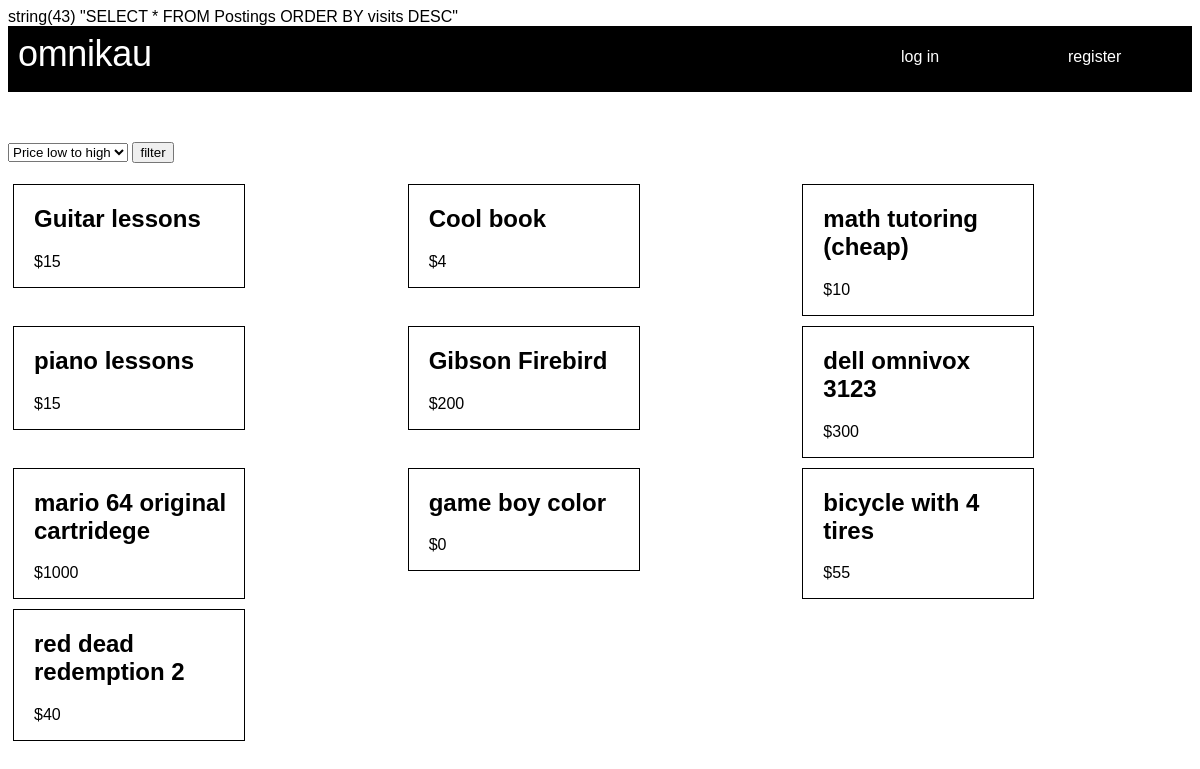
The page / on the database its author committed.
### tables this page shows
CREATE TABLE `postings` (
  `posting_id` int(11) NOT NULL,
  `description` varchar(64) NOT NULL,
  `price` int(10) NOT NULL,
  `seller_email` varchar(64) NOT NULL,
  `date_posted` date NOT NULL DEFAULT current_timestamp(),
  `visits` int(11) NOT NULL,
  `is_sold` char(1) NOT NULL,
  `post_type` varchar(32) NOT NULL,
  `title` varchar(64) NOT NULL
);

### Models/Posting.php (called while the page is built, shortened)
<?php
    include_once 'Models/User.php';
    class Posting{
        static function listPostings($whereCondition=-1, $sortCondition=-1){
            global $conn;
            $list = array();
            $sql = $whereCondition!=-1 ? "SELECT * FROM Postings WHERE $whereCondition" : "SELECT * FROM Postings";
            if($sortCondition!=-1){
                $sql = $sql . " ORDER BY $sortCondition";
            }
            var_dump($sql);
            $result = $conn->query($sql);
            while($row = ($result->fetch_assoc())){
                $posting = new Posting();
                $posting->posting_id = $row['posting_id'];
                $posting->title = $row['title'];
                $posting->description = $row['description'];
                $posting->price = $row['price'];
                $posting->seller_email = $row['seller_email'];
                $posting->date_posted = $row['date_posted'];
                $posting->visits = $row['visits'];
                $posting->is_sold = $row['is_sold'];
                $posting->post_type = $row['post_type'];
                array_push($list,$posting);
            }
            return $list;
        }
    }
?>

### Views/Posting/index.php (the view, shortened to what this page needs)
<!DOCTYPE html>
<html lang="en">
<head>
    <link rel="stylesheet" href="styles.css">
</head>
<body>
    <?php include_once "header.php"; ?>
    <form method='get' action='?c=posting&a=index>'>
        <select name='sort'>
            <option value='Price ASC'>Price low to high</option>
        </select>
        <button>filter</button>
    </form>
    <div id='postingGrid'>
        <?php
        $email = "-1";
        printPostings($email, $data);
        function printPostings($email, $data){
            foreach($data as $posting){
                if($posting->seller_email!=$email){
                    echo "<a href='?c=posting&a=view&i=$posting->posting_id'>";
                    echo "<div id='posting'>";
                    echo "<h2>$posting->title</h2>";
                    echo "<p>$$posting->price</p>";
                    echo "</div>";
                }
            }
        }
        ?>
    </div>
</body>
</html>

### index.php (shortened to what this page needs)
<link rel="stylesheet" href="styles.css">
<?php
    $ct = new $controllerName();
    $ct->route();
?>

### Controllers/PostingController.php
<?php
include_once 'Models/Posting.php';
    class PostingController{
        function route(){
            $action = isset($_GET['a']) ? $_GET['a'] : 'index';
            $id = isset($_GET['i']) ? $_GET['i'] : -1;
            $where = isset($_GET['where']) ? $_GET['where'] : -1;
            $sort = isset($_GET['sort']) ? $_GET['sort'] : -1;
            if($action=='index'){
                $postings = $sort!=-1 ? Posting::listPostings($where, $sort) : Posting::listPostings($where, 'visits DESC');
                $this->render('index', $postings);
            }else if($action=='post'){
                if($_SESSION['user']!=-1){
                    $this->render($action);
                }else{
                    $_SESSION['alert'] = "You can't post without being logged in.";
                    $this->render('index');
                }
            }else if($action=='view'){
                $posting = new Posting($id);
                $posting->addVisit();
                $data = array($posting);
                $this->render($action, $data);
            }
        }
        function render($action, $data = []){
            extract($data);
            include "Views/Posting/$action.php";
        }
    }
?>

### header.php
<header>
        <a href="?c=posting&a=index"><h1>omnikau</h1></a>
        <?php
            if(isset($_SESSION['user']) && $_SESSION['user']!="-1"){
                echo "<a href='?c=posting&a=post'><p>Create posting</p></a>";
                echo "<a href='?c=user&a=edit'><p>".$_SESSION['user']->username."</p></a>";
                echo "<a href='?c=user&a=signout'><p>Sign out</p></a>";
            }else{
                echo "<p></p>";
                echo "<a href='?c=user&a=login'><p>log in</p></a>";
                echo "<a href='?c=user&a=register'><p>register</p></a>";
            }
        ?>
</header>

### styles.css (style rules this page uses)
body { font-feature-settings: 'clig' off, 'liga' off; font-family: 'Michroma', sans-serif; }
#postingGrid { display: grid; grid-template-columns: 1fr 1fr 1fr; }
#posting { background-color: white; color: black; margin: 5px; border: 1px solid black; width: 200px; padding-left: 20px; padding-right: 10px; }
header { padding: 10px; background-color: black; color: white; display: grid; grid-template-columns: 55% 15% 15% 15%; vertical-align: middle; margin-bottom: 50px; }
header a { transition: all .2s ease-in; color: white; }
header h1 { margin: 0; font-size: 36px; font-style: normal; font-weight: 400; line-height: 100%; letter-spacing: -0.36px; }
header p { vertical-align: middle; margin-top: 12px; text-align: center; }
a { text-decoration: none; }

### rows shown on the page
postings: title "Guitar lessons", price "15"
postings: title "Cool book", price "4"
postings: title "math tutoring (cheap)", price "10"
postings: title "piano lessons", price "15"
postings: title "Gibson Firebird", price "200"
postings: title "dell omnivox 3123", price "300"
postings: title "mario 64 original cartridege", price "1000"
postings: title "game boy color", price "0"
postings: title "bicycle with 4 tires", price "55"
postings: title "red dead redemption 2", price "40"
